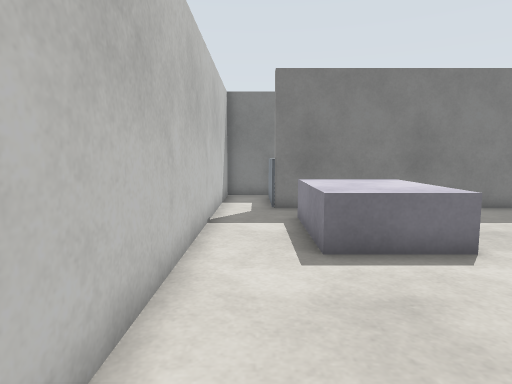
[1] (above)

18 first-person views from a walk through a Gazebo world. The camera is 0.94 m above the floor, tilts 6° down and sees 75° across. The floor is counted in squares, 0.5 m on a side. Each view is taken from the middle of a square. On the plan, view 1 faces up. The plan holds only what a view shows up to about 17 squares ahead; the rest is blank.

[2]
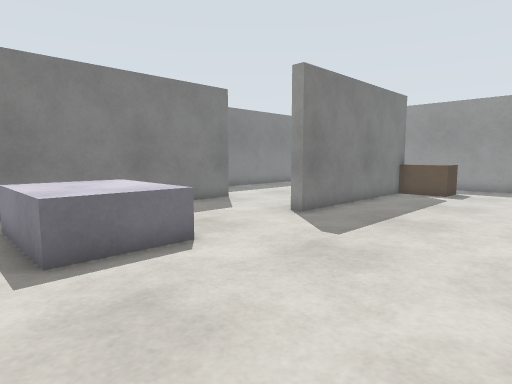

[3]
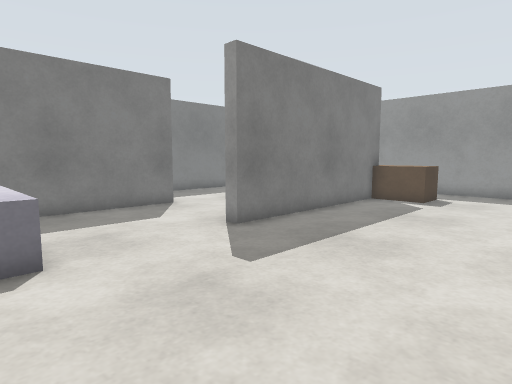

[4]
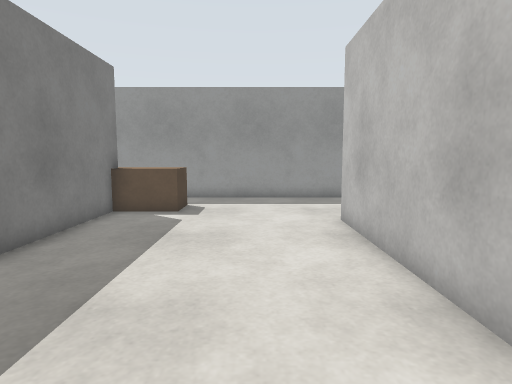

[5]
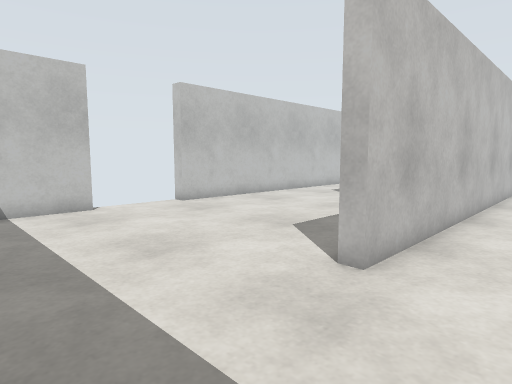

[6]
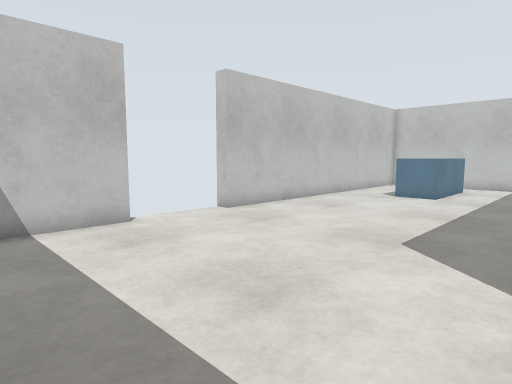

[7]
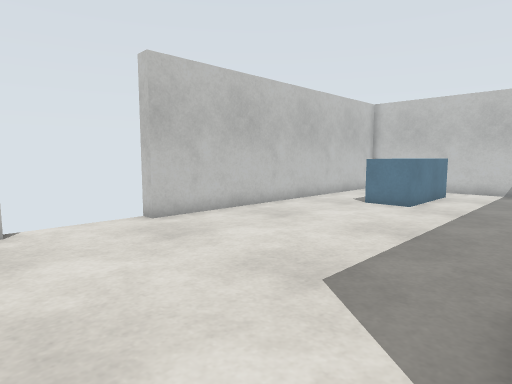

[8]
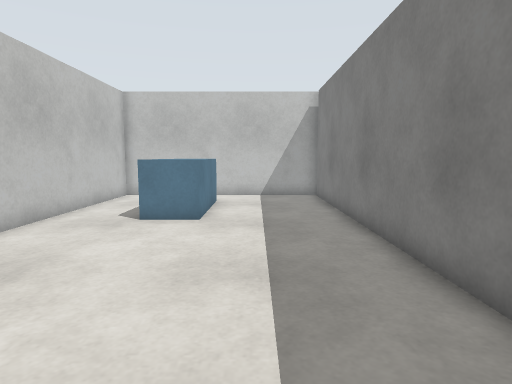

[9]
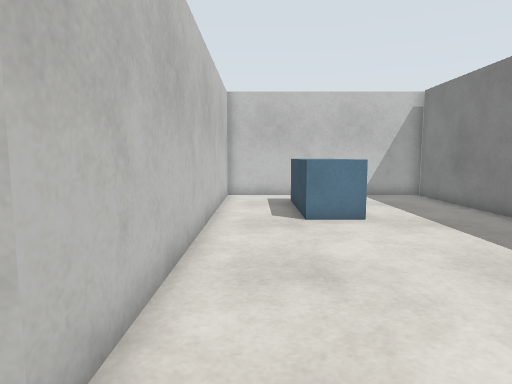

[10]
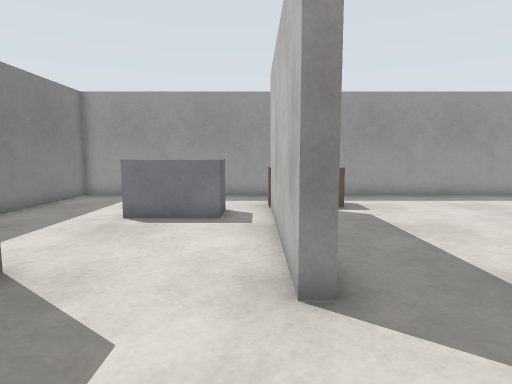

[11]
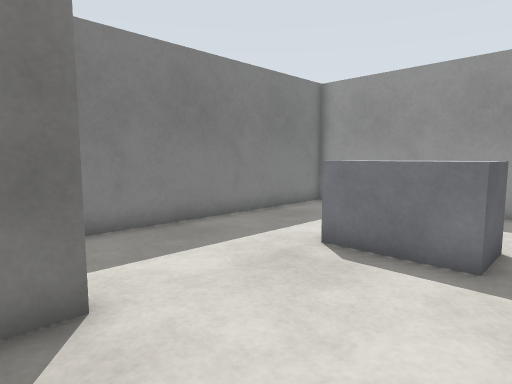

[12]
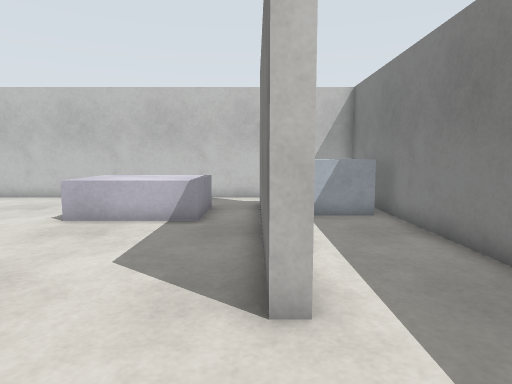

[13]
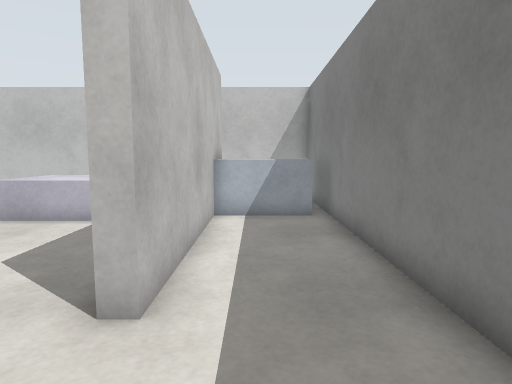

[14]
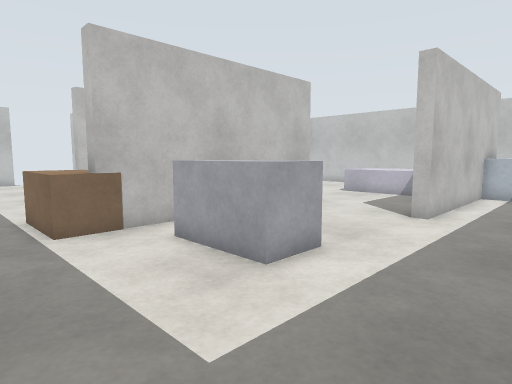

[15]
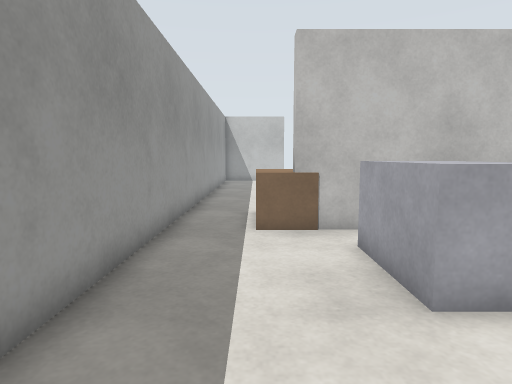

[16]
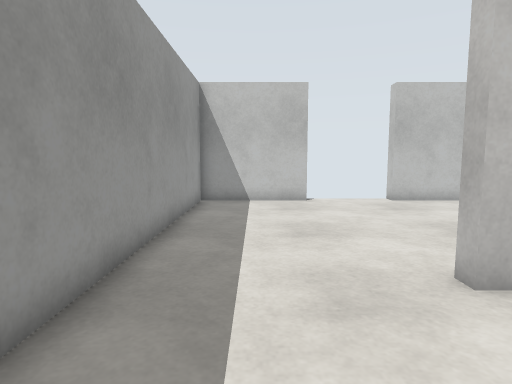

[17]
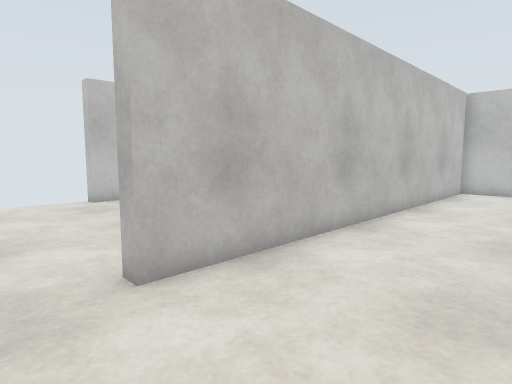

[18]
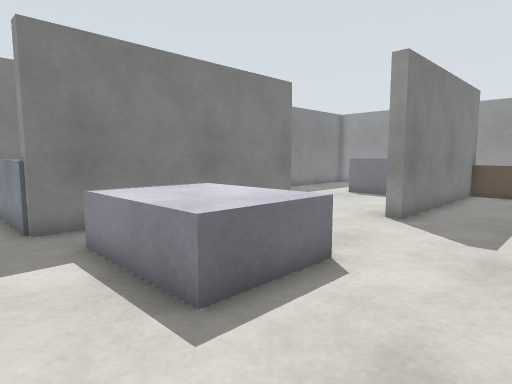

### Floor plan
Ten units are one square. View 1 is at (0, 0); x grows to the right and y downward. Boxes are objects, and circles mark ways between rooms. Rooms are numbered by the first view taken in them; rooms with no view inside come last. Other rooms are left out.
<svg viewBox="-19 -170 238 285">
<path fill="none" stroke="#000" d="M114 10 -11 10M-11 5 159 5 159 11M175 -69 92 -69 92 -75 104 -75M103 -121 6 -121M168 104 214 104 214 -75M-14 -124 -14 104 131 104M104 -75 176 -75M35 -127 103 -127 103 -121M214 -75 214 -164 35 -164M14 -164 -14 -164 -14 -124"/>
<rect x="5" y="55" width="50" height="20" fill="#bbb"><title>blue box</title></rect>
<rect x="15" y="-105" width="30" height="40" fill="#bbb"><title>white box</title></rect>
<rect x="175" y="-75" width="20" height="30" fill="#bbb"><title>brown box</title></rect>
<rect x="5" y="-165" width="30" height="40" fill="#bbb"><title>white box</title></rect>
<rect x="145" y="-125" width="30" height="40" fill="#bbb"><title>grey box</title></rect>
<circle cx="-5" cy="-120" r="3" fill="#2a7"/>
<circle cx="100" cy="-95" r="3" fill="#2a7"/>
<circle cx="195" cy="-70" r="3" fill="#2a7"/>
<text x="90" y="0">1</text>
<text x="120" y="-130">2</text>
</svg>
Room 1 opens to room 2.

Where each view was taken, in squares from view 1:
view 1: 0 up, 0 right, facing up
view 2: 0 up, 0 right, facing up-right
view 3: 0 up, 3 right, facing up-right
view 4: 2 up, 6 right, facing right
view 5: 2 up, 21 right, facing down-left
view 6: 1 down, 21 right, facing down-left
view 7: 1 down, 18 right, facing down-left
view 8: 4 down, 15 right, facing left
view 9: 9 down, 15 right, facing left
view 10: 8 up, 5 right, facing right
view 11: 8 up, 9 right, facing up-right
view 12: 12 up, 14 right, facing left
view 13: 14 up, 14 right, facing left
view 14: 16 up, 21 right, facing down-left
view 15: 16 up, 19 right, facing down
view 16: 4 up, 19 right, facing down
view 17: 4 up, 18 right, facing down-left
view 18: 3 up, 1 left, facing up-right
